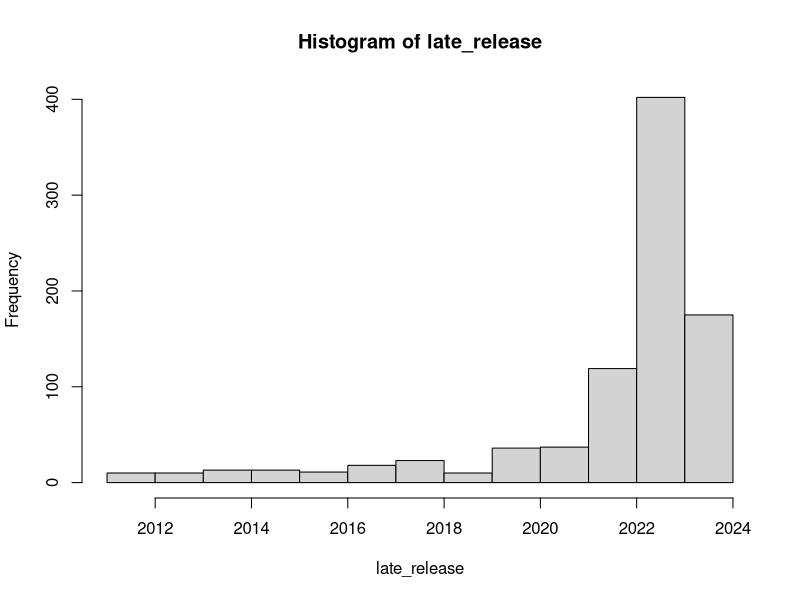
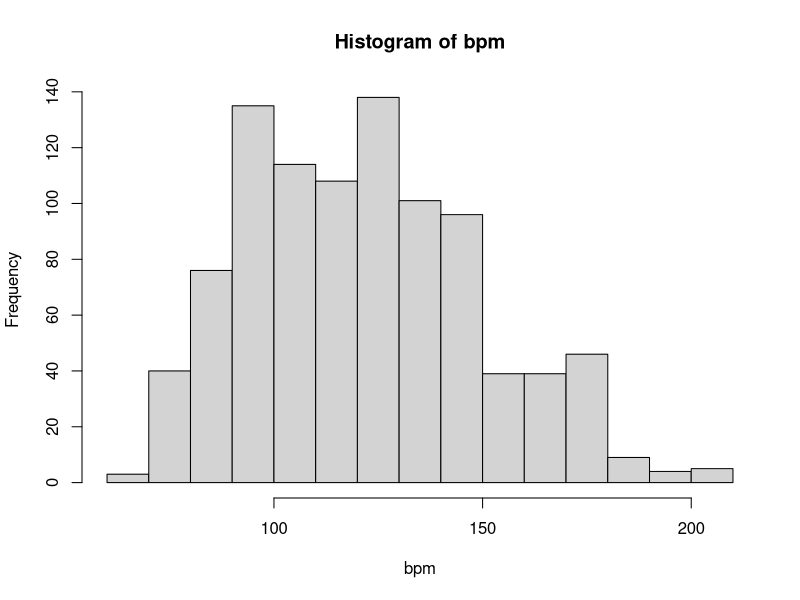
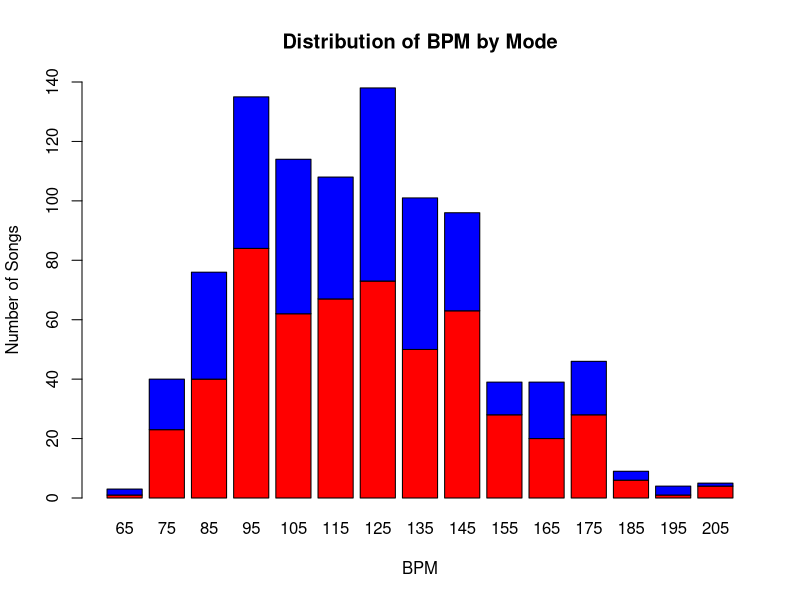
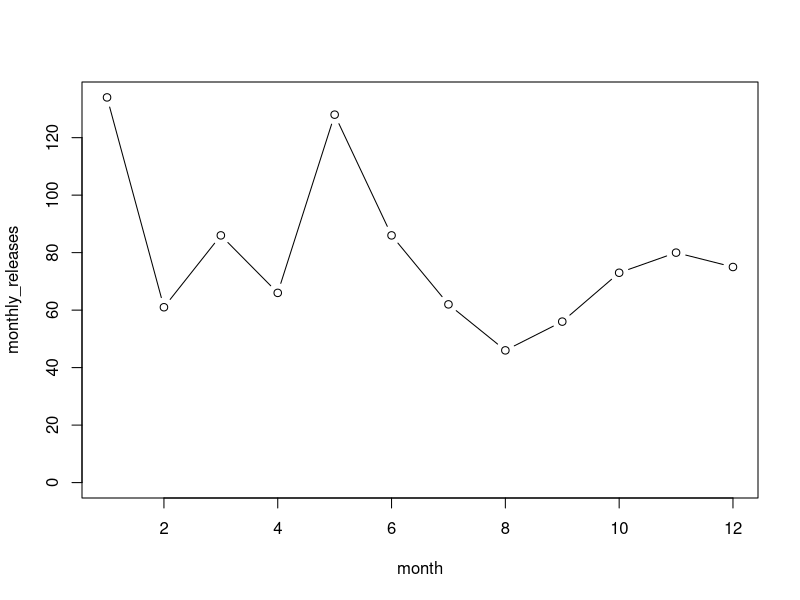
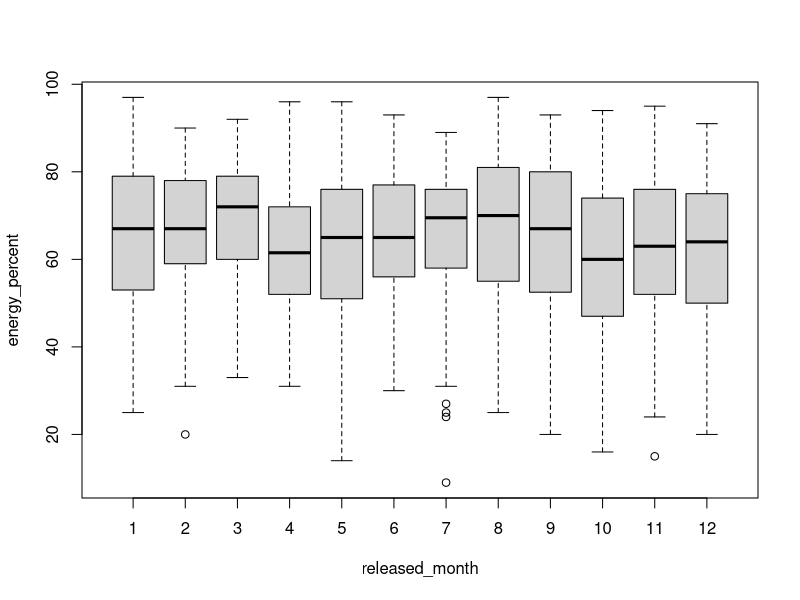
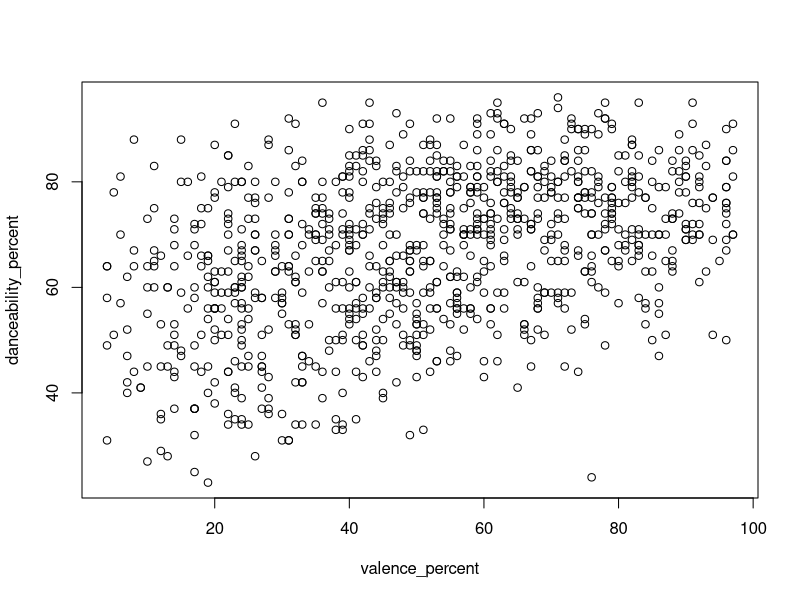
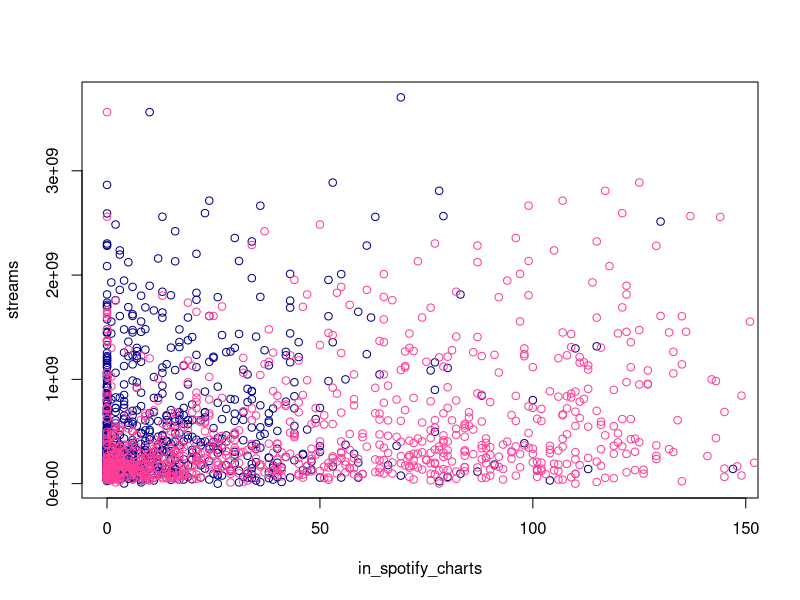
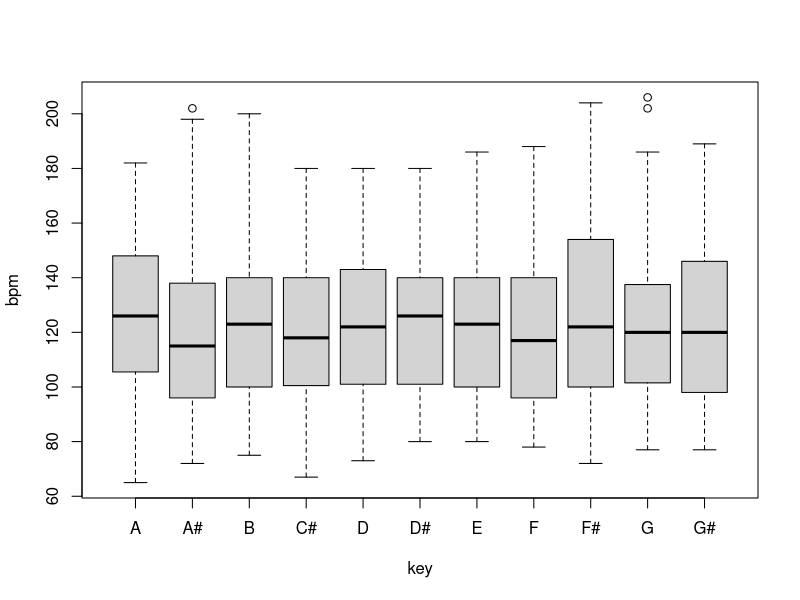

Write the R code that produced these figures, in order.
spot <- read.csv("spotify.csv")

names(spot)
attach(spot)

late_release <- released_year[released_year>2010] + 0.5
hist(late_release)

colors <- c("red", "blue")

bhist <- hist(bpm)

bpm_group <- cut(bpm, bhist$breaks)
print(bpm_group)
levels(bpm_group) <- bhist$mids
bpm_mid <- as.numeric(bpm_group)

bpm_mode_table <- table(mode, bpm_group)

print(bpm_mode_table)

barplot(bpm_mode_table, 
        beside = FALSE, 
        col = colors, 
        ylab = "Number of Songs", 
        xlab = "BPM", 
		  ylim = c(0, 140),
        main = "Distribution of BPM by Mode"

)


summary(lm(in_apple_charts~in_spotify_charts))

mtab <- table(released_month)
print(mtab)
month <- as.numeric(names(mtab))
monthly_releases <- as.numeric(mtab)

print(data.frame(month, monthly_releases))

plot(
	month, monthly_releases
	, type="b"
	, ylim = c(0, max(monthly_releases))
)

boxplot(energy_percent ~ released_month)

plot(
	valence_percent, danceability_percent
)


maxStreams <- max(streams, na.rm=TRUE)
print(maxStreams)

plot(
	in_spotify_charts, streams, col="darkblue"
	## , log="xy"
	, ylim = c(1e7, maxStreams)
)
points(in_apple_charts, streams, col="violetred1")


energy_ratio <- energy_percent/bpm

boxplot(bpm~key)
boxplot(bpm~mode)
boxplot(bpm~factor(released_month))
boxplot(energy_percent~key)
boxplot(energy_percent~mode)
boxplot(energy_percent~factor(released_month))
boxplot(energy_ratio~key)
boxplot(energy_ratio~mode)
boxplot(energy_ratio~factor(released_month))


ytab <- table(released_year)
print(ytab)

year <- as.numeric(names(ytab))
released <- as.numeric(ytab)

plot(
	year, released
	, log="y"
	, type="b"
)
